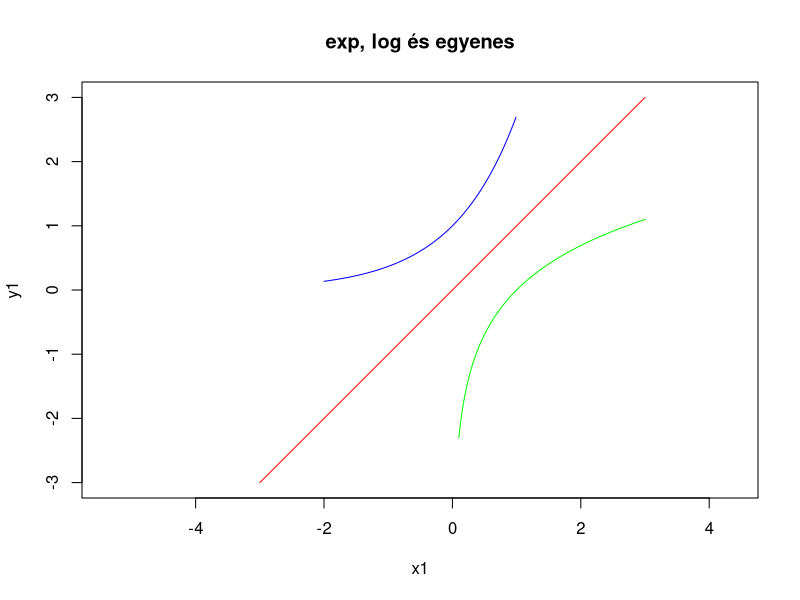

Generate this figure with R:
x=seq(-2, 3, 0.01)
x1=x[x<1]
y1=exp(x1)
x2=x[x>0.1]
y2=log(x2)
plot(
  x1,y1,
  type="l",
  ylim=c(-3,3),
  col="blue",
  asp=1
)

lines(
  x2,y2,
  #type="l",
  col="green"
)

lines(
  c(-3,3),
  c(-3,3),
  col="red"
)

title(main="exp, log és egyenes")